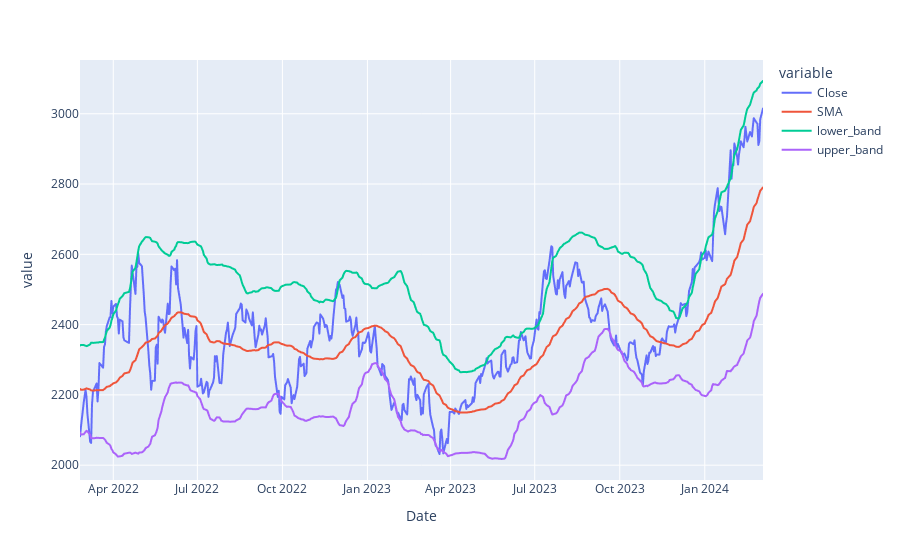

Write notebook code for a chart like this one.
### Code cell
fig = px.line(df[-500:],y=['Close','SMA','lower_band','upper_band'])
fig

### Figure 1 — Plotly figure (JSON) as saved in the notebook; plotly's stock layout.template omitted (floating-point values rounded to 4 significant figures; data arrays with more than 128 entries replaced by an {"elided": "..."} marker saying what was removed)
{"data": [{"hovertemplate": "variable=Close<br>Date=%{x}<br>value=%{y}<extra></extra>", "legendgroup": "Close", "line": {"color": "#636efa", "dash": "solid"}, "marker": {"symbol": "circle"}, "mode": "lines", "name": "Close", "showlegend": true, "type": "scattergl", "x": {"elided": "500 str values"}, "xaxis": "x", "y": {"elided": "500 float values"}, "yaxis": "y"}, {"hovertemplate": "variable=SMA<br>Date=%{x}<br>value=%{y}<extra></extra>", "legendgroup": "SMA", "line": {"color": "#EF553B", "dash": "solid"}, "marker": {"symbol": "circle"}, "mode": "lines", "name": "SMA", "showlegend": true, "type": "scattergl", "x": {"elided": "500 str values"}, "xaxis": "x", "y": {"elided": "500 float values"}, "yaxis": "y"}, {"hovertemplate": "variable=lower_band<br>Date=%{x}<br>value=%{y}<extra></extra>", "legendgroup": "lower_band", "line": {"color": "#00cc96", "dash": "solid"}, "marker": {"symbol": "circle"}, "mode": "lines", "name": "lower_band", "showlegend": true, "type": "scattergl", "x": {"elided": "500 str values"}, "xaxis": "x", "y": {"elided": "500 float values"}, "yaxis": "y"}, {"hovertemplate": "variable=upper_band<br>Date=%{x}<br>value=%{y}<extra></extra>", "legendgroup": "upper_band", "line": {"color": "#ab63fa", "dash": "solid"}, "marker": {"symbol": "circle"}, "mode": "lines", "name": "upper_band", "showlegend": true, "type": "scattergl", "x": {"elided": "500 str values"}, "xaxis": "x", "y": {"elided": "500 float values"}, "yaxis": "y"}], "layout": {"legend": {"title": {"text": "variable"}, "tracegroupgap": 0}, "margin": {"t": 60}, "xaxis": {"anchor": "y", "domain": [0, 1], "title": {"text": "Date"}}, "yaxis": {"anchor": "x", "domain": [0, 1], "title": {"text": "value"}}}}
